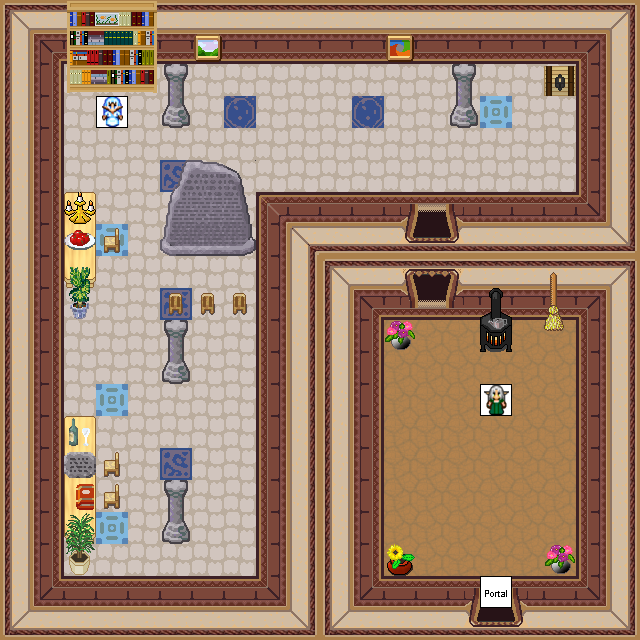

Rendered tile map (Tiled .tmx) drawn with the repository's tilesets; below, a short description and the map source with its tile grids summarised:
An orthogonal 20x20 tile map with 32x32 px tiles, 7 tile layers (0_floor, 1_terrain, 2_object, 3_roof, ...), 1 hidden layer not drawn, 65 tilesets.

<map version="0.99b" orientation="orthogonal" width="20" height="20" tilewidth="32" tileheight="32">
 <tileset name="brown_rug2" firstgid="1" tilewidth="32" tileheight="32">
  <image source="../../tileset/item/furniture/carpet/brown_rug2.png" />
 </tileset>
 <tileset name="int_wall_dark_red" firstgid="13" tilewidth="32" tileheight="32">
  <image source="../../tileset/building/wall/int_wall_dark_red.png" />
 </tileset>
 <tileset name="int_wall_dark_red_corners" firstgid="29" tilewidth="32" tileheight="32">
  <image source="../../tileset/building/wall/int_wall_dark_red_corners.png" />
 </tileset>
 <tileset name="int_wall_dark_red_corners_2" firstgid="45" tilewidth="32" tileheight="32">
  <image source="../../tileset/building/wall/int_wall_dark_red_corners_2.png" />
 </tileset>
 <tileset name="wood.png" firstgid="53" tilewidth="32" tileheight="32">
  <image source="../../tileset/building/wall/wood.png" />
 </tileset>
 <tileset name="stairs.png" firstgid="69" tilewidth="32" tileheight="32">
  <image source="../../tileset/building/stairs/stairs.png" />
 </tileset>
 <tileset name="piano.png" firstgid="73" tilewidth="32" tileheight="32">
  <image source="../../tileset/item/furniture/other/piano.png" />
 </tileset>
 <tileset name="pedestal.png" firstgid="77" tilewidth="32" tileheight="32">
  <image source="../../tileset/item/furniture/other/pedestal.png" />
 </tileset>
 <tileset name="carpets" firstgid="79" tilewidth="32" tileheight="32">
  <image source="../../tileset/item/furniture/carpet/carpets.png" />
 </tileset>
 <tileset name="lamp.png" firstgid="87" tilewidth="32" tileheight="32">
  <image source="../../tileset/item/furniture/light/iron_lamp.png" />
 </tileset>
 <tileset name="furniture_pine" firstgid="90" tilewidth="32" tileheight="32">
  <image source="../../tileset/item/furniture/other/furniture_pine.png" />
 </tileset>
 <tileset name="table_witht_beer_dark" firstgid="106" tilewidth="32" tileheight="32">
  <image source="../../tileset/item/furniture/table/table_with_beer_dark.png" />
 </tileset>
 <tileset name="wooden_rectangular" firstgid="116" tilewidth="32" tileheight="32">
  <image source="../../tileset/item/furniture/table/wooden_rectangular.png" />
 </tileset>
 <tileset name="chairs_colored" firstgid="122" tilewidth="32" tileheight="32">
  <image source="../../tileset/item/furniture/chair/colorful.png" />
 </tileset>
 <tileset name="benchlong" firstgid="138" tilewidth="32" tileheight="32">
  <image source="../../tileset/item/furniture/table/long_front_on.png" />
 </tileset>
 <tileset name="Untitled" firstgid="141" tilewidth="32" tileheight="32">
  <image source="../../tileset/item/furniture/table/wooden_rectangular.png" />
 </tileset>
 <tileset name="long_side_on_pale" firstgid="147" tilewidth="32" tileheight="32">
  <image source="../../tileset/item/furniture/table/long_side_on_pale.png" />
 </tileset>
 <tileset name="Untitled" firstgid="150" tilewidth="32" tileheight="32">
  <image source="../../tileset/item/furniture/table/wooden.png" />
 </tileset>
 <tileset name="Untitled" firstgid="151" tilewidth="32" tileheight="32">
  <image source="../../tileset/item/furniture/chair/wooden_pale.png" />
 </tileset>
 <tileset name="Untitled" firstgid="155" tilewidth="32" tileheight="32">
  <image source="../../tileset/item/furniture/picture/small.png" />
 </tileset>
 <tileset name="Untitled" firstgid="158" tilewidth="32" tileheight="32">
  <image source="../../tileset/item/food/meals_1.png" />
 </tileset>
 <tileset name="Untitled" firstgid="160" tilewidth="32" tileheight="32">
  <image source="../../tileset/item/food/fruit_basket.png" />
 </tileset>
 <tileset name="Untitled" firstgid="161" tilewidth="32" tileheight="32">
  <image source="../../tileset/item/food/meals_2.png" />
 </tileset>
 <tileset name="Untitled" firstgid="163" tilewidth="32" tileheight="32">
  <image source="../../tileset/item/food/torte.png" />
 </tileset>
 <tileset name="Untitled" firstgid="164" tilewidth="32" tileheight="32">
  <image source="../../tileset/item/drink/bottle_and_glass.png" />
 </tileset>
 <tileset name="Untitled" firstgid="165" tilewidth="32" tileheight="32">
  <image source="../../tileset/item/candle/candelabra.png" />
 </tileset>
 <tileset name="Untitled" firstgid="166" tilewidth="32" tileheight="32">
  <image source="../../tileset/plant/indoor/pot_plant.png" />
 </tileset>
 <tileset name="Untitled" firstgid="169" tilewidth="32" tileheight="32">
  <image source="../../tileset/plant/indoor/flowering_plant.png" />
 </tileset>
 <tileset name="Untitled" firstgid="171" tilewidth="32" tileheight="32">
  <image source="../../tileset/item/furniture/curtain/red.png" />
 </tileset>
 <tileset name="pot purple" firstgid="177" tilewidth="32" tileheight="32">
  <image source="../../tileset/item/pot/pot_purple.png" />
 </tileset>
 <tileset name="pot burgandy" firstgid="178" tilewidth="32" tileheight="32">
  <image source="../../tileset/item/pot/pot_burgundy.png" />
 </tileset>
 <tileset name="Untitled" firstgid="179" tilewidth="32" tileheight="32">
  <image source="../../tileset/plant/indoor/flower_vase.png" />
 </tileset>
 <tileset name="collision" firstgid="182" tilewidth="32" tileheight="32">
  <image source="../../tileset/logic/collision.png" />
 </tileset>
 <tileset name="Untitled" firstgid="183" tilewidth="32" tileheight="32">
  <image source="../../tileset/plant/indoor/oriental_plant.png" />
 </tileset>
 <tileset name="Untitled" firstgid="185" tilewidth="32" tileheight="32">
  <image source="../../tileset/plant/indoor/pot_plant_1.png" />
 </tileset>
 <tileset name="dark_red_ns_fancy" firstgid="197" tilewidth="32" tileheight="32">
  <image source="../../tileset/building/entrance/dark_red_ns_fancy.png" />
 </tileset>
 <tileset name="Untitled" firstgid="209" tilewidth="32" tileheight="32">
  <image source="../../tileset/logic/creature/dark_elf.png" />
 </tileset>
 <tileset name="Untitled" firstgid="222" tilewidth="32" tileheight="32">
  <image source="../../tileset/logic/creature/human_little.png" />
 </tileset>
 <tileset name="Untitled" firstgid="224" tilewidth="32" tileheight="32">
  <image source="../../tileset/logic/creature/elf.png" />
 </tileset>
 <tileset name="ground_square" firstgid="234" tilewidth="32" tileheight="32">
  <image source="../../tileset/ground/square_paving.png" />
 </tileset>
 <tileset name="throne" firstgid="235" tilewidth="32" tileheight="32">
  <image source="../../tileset/item/furniture/chair/throne.png" />
 </tileset>
 <tileset name="table_front" firstgid="241" tilewidth="32" tileheight="32">
  <image source="../../tileset/item/furniture/table/long_front_on_pale.png" />
 </tileset>
 <tileset name="column" firstgid="244" tilewidth="32" tileheight="32">
  <image source="../../tileset/item/furniture/statue/metal_and_stone.png" />
 </tileset>
 <tileset name="curtain 1" firstgid="250" tilewidth="32" tileheight="32">
  <image source="../../tileset/item/furniture/curtain/red_gold_gathered.png" />
 </tileset>
 <tileset name="curtain 2" firstgid="256" tilewidth="32" tileheight="32">
  <image source="../../tileset/item/furniture/curtain/red_gold_drawn.png" />
 </tileset>
 <tileset name="bright bookshelf 1" firstgid="262" tilewidth="32" tileheight="32">
  <image source="../../tileset/item/furniture/shelve/bright_bookshelf.png" />
 </tileset>
 <tileset name="bookshelf 2" firstgid="271" tilewidth="32" tileheight="32">
  <image source="../../tileset/item/furniture/shelve/bright_bookshelf_and_cupboard.png" />
 </tileset>
 <tileset name="orb" firstgid="277" tilewidth="32" tileheight="32">
  <image source="../../tileset/item/furniture/table/orb_table.png" />
 </tileset>
 <tileset name="books" firstgid="278" tilewidth="32" tileheight="32">
  <image source="../../tileset/item/book.png" />
 </tileset>
 <tileset name="drink1" firstgid="282" tilewidth="32" tileheight="32">
  <image source="../../tileset/item/drink/red_wine.png" />
 </tileset>
 <tileset name="drink2" firstgid="286" tilewidth="32" tileheight="32">
  <image source="../../tileset/item/drink/white_wine.png" />
 </tileset>
 <tileset name="drink3" firstgid="289" tilewidth="32" tileheight="32">
  <image source="../../tileset/item/drink/cognac.png" />
 </tileset>
 <tileset name="plant11" firstgid="291" tilewidth="32" tileheight="32">
  <image source="../../tileset/plant/indoor/oriental_plant.png" />
 </tileset>
 <tileset name="portal" firstgid="293" tilewidth="32" tileheight="32">
  <image source="../../tileset/logic/portal.png" />
 </tileset>
 <tileset name="humans1" firstgid="300" tilewidth="32" tileheight="32">
  <image source="../../tileset/logic/creature/human_soldier.png" />
 </tileset>
 <tileset name="gnomes" firstgid="309" tilewidth="32" tileheight="32">
  <image source="../../tileset/logic/creature/gnome.png" />
 </tileset>
 <tileset name="doorns" firstgid="311" tilewidth="32" tileheight="32">
  <image source="../../tileset/building/entrance/dark_red_ns.png" />
 </tileset>
 <tileset name="door details" firstgid="323" tilewidth="32" tileheight="32">
  <image source="../../tileset/building/entrance/dark_red_ns_detail.png" />
 </tileset>
 <tileset name="ground1" firstgid="335" tilewidth="32" tileheight="32">
  <image source="../../tileset/ground/brownground2.png" />
 </tileset>
 <tileset name="ground2" firstgid="336" tilewidth="32" tileheight="32">
  <image source="../../tileset/ground/indoor/tiles.png" />
 </tileset>
 <tileset name="brush" firstgid="344" tilewidth="32" tileheight="32">
  <image source="../../tileset/item/brush.png" />
 </tileset>
 <tileset name="chest" firstgid="347" tilewidth="32" tileheight="32">
  <image source="../../tileset/item/chest/wooden_dark.png" />
 </tileset>
 <tileset name="gravestone" firstgid="348" tilewidth="32" tileheight="32">
  <image source="../../tileset/item/gothic/large_gravestone.png" />
 </tileset>
 <tileset name="slab" firstgid="357" tilewidth="32" tileheight="32">
  <image source="../../tileset/item/gothic/slab.png" />
 </tileset>
 <tileset name="warmer" firstgid="358" tilewidth="32" tileheight="32">
  <image source="../../tileset/item/furniture/other/warmer.png" />
 </tileset>
 <layer name="0_floor" width="20" height="20">
  <data>[400 cells, 400 non-empty, 5 distinct tile ids]</data>
 </layer>
 <layer name="1_terrain" width="20" height="20">
  <data>[400 cells, 244 non-empty, 39 distinct tile ids]</data>
 </layer>
 <layer name="2_object" width="20" height="20">
  <data>[400 cells, 39 non-empty, 32 distinct tile ids]</data>
 </layer>
 <layer name="3_roof" width="20" height="20">
  <data>[400 cells, 16 non-empty, 13 distinct tile ids]</data>
 </layer>
 <layer name="4_roof_add" width="20" height="20">
  <data>[400 cells, 0 non-empty, 0 distinct tile ids]</data>
 </layer>
 <layer name="objects" width="20" height="20">
  <data>[400 cells, 3 non-empty, 3 distinct tile ids]</data>
 </layer>
 <layer name="collision" width="20" height="20" visible="0" opacity="0.41">
  <data>[400 cells, 235 non-empty, 1 distinct tile ids]</data>
 </layer>
 <layer name="protection" width="20" height="20">
  <data>[400 cells, 0 non-empty, 0 distinct tile ids]</data>
 </layer>
</map>
